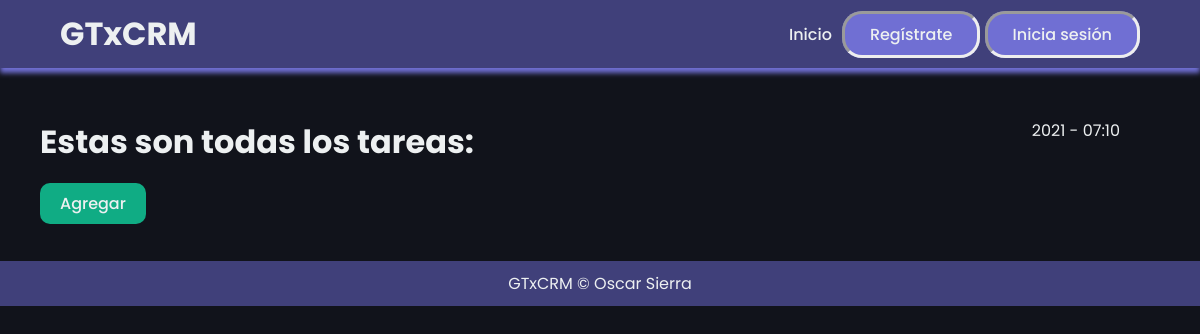
Page /tareas/ on the earlier database version.
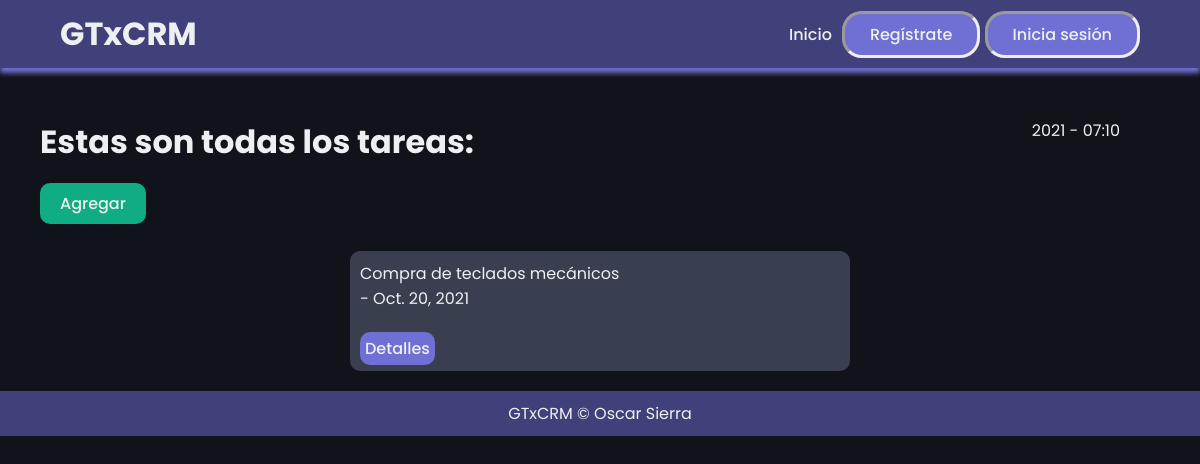
Same page on the later database version.
### mainapp/models.py (models this page shows)
class Tarea(models.Model):
    nombre = models.CharField(max_length=45)
    fechaVencimiento = models.DateField()
    repetir = models.BooleanField()
    relacionado = models.ForeignKey("Agent", on_delete=models.CASCADE)
    descripcion = models.CharField(max_length=200)
    prioridad = models.BooleanField()

### mainapp/views.py (the view)
# urls.py: path('tareas/', tareaListView.as_view(), name = 'tarea_list'),
class tareaListView(ListView):
    template_name="tareas/tarea_list.html"
    queryset = Tarea.objects.all()
    context_object_name = "tareas"

### mainapp/templates/tareas/tarea_list.html (shortened to what this page needs)
{% extends 'layouts/layouts.html'%}
{% block content %}
<div class="start">
    <div class="initial">
        <h1>Estas son todas los tareas: </h1>
            <div id="time">
                {% now "Y - h:m"%}
            </div>
        </div>
    </div>
<br/>
<div class="divbtn" style="margin-left: 40px;">
    <a class="submitbtn" href="{% url 'tarea_create' %}"><button>Agregar</button></a>
</div>
<br/>
<div class="list_container">
    {% for tarea in tareas %}
        <div class="list_content">
            <p>{{ tarea.nombre }}<br/>
            - {{ tarea.fechaVencimiento }}</p><br/>
            <a class="detail_href" href="{% url 'tarea_detail' tarea.pk %}">Detalles</a>
        </div>
    {% endfor %}
</div>
{% endblock %}

### mainapp/templates/layouts/layouts.html (shortened to what this page needs)
{% load static %}
<!DOCTYPE html>
<html lang="es">
<head>
    <link rel="stylesheet" type="text/css" href="{% static 'css/styles.css' %}"/>
</head>
<body>
    <header>
        <h1 id="h1header">GTxCRM</h1>
        <nav>
            <ul class="nav_links">
                {% if not request.user.is_authenticated %}
                    <li><a href="{% url 'index' %}">Inicio</a></li>
                {% endif %}
            </ul>
        </nav>
        <div>
            {% if not request.user.is_authenticated %}
                <a class="logbtn" href="{% url 'signup' %}"><button>Regístrate</button></a>
                <a class="logbtn" href="{% url 'login' %}"><button>Inicia sesión</button></a>
            {% endif %}
        </div>
    </header>
    {% block content %}
    {% endblock %}
    <footer>
        GTxCRM &copy; Oscar Sierra
    </footer>
</body>
</html>

### mainapp/templates/layouts/scripts.html (shortened to what this page needs)
{% load static %}

### mainapp/static/css/styles.css (style rules this page uses)
* { margin: 0; padding: 0; font-family: "Poppins", sans-serif; color: #edf0f1; text-decoration: none; }
body { box-sizing: border-box; background-color: #11131b; }
li, a, button { font-weight: 500; font-size: 16px; text-decoration: none; border: none; background-color: transparent; }
header { display: flex; justify-content: flex-end; align-items: center; padding: 10px 5%; background-color: #40407a; box-shadow: 0px 5px 5px #706fd3; }
#h1header { margin-right: auto; }
.nav_links { list-style: none; }
.nav_links li { display: inline-block; padding: 0px 10px; }
.nav_links li a { transition: all 0.3s ease 0s; }
footer { background-color: #40407a; padding: 10px; text-align: center; }
.logbtn { padding: 9px 25px; background-color: #706fd3; border: inset; border-radius: 20px; cursor: pointer; transition: all 0.3s ease 0s; }
.start { width: 90%; margin-top: 50px; margin-left: 40px; margin-right: 40px; }
.initial { display: flex; justify-content: space-between; }
.list_container { display: flex; flex-wrap: wrap; width: 90%; padding: 10px; margin: auto; }
.list_container > * { flex: 0 1 30em; }
.list_content { padding: 10px; background-color: #3a3f50; width: 20%; margin: auto; margin-bottom: 10px; border-radius: 10px; }
.detail_href { padding: 5px; background-color: #706fd3; border-radius: 10px; cursor: pointer; transition: all 0.3s ease 0s; }
.submitbtn { margin-top: 20px; padding: 9px 20px; background-color: #10ac84; border-radius: 10px; cursor: pointer; transition: all 0.3s ease 0s; }

Differences in the rows shown:
added Tarea: nombre "Compra de teclados mecánicos", fechaVencimiento "Oct. 20, 2021"
